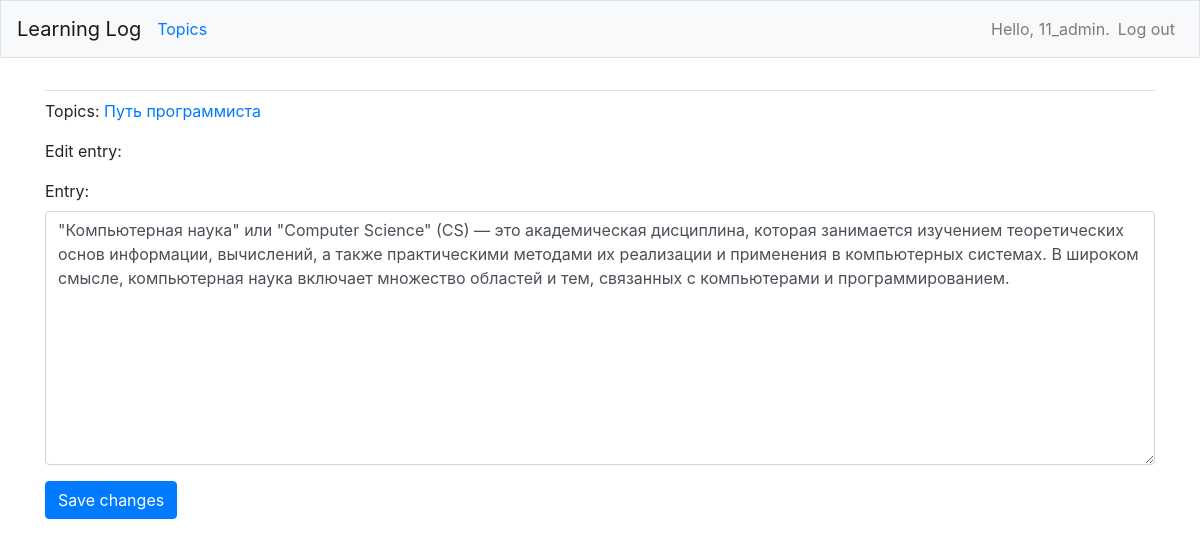
The app's page /edit_entry/5/ (signed in) with its own data.
### learning_logs/models.py (models this page shows, shortened)
class Topic(models.Model):
    text = models.CharField(max_length=200)
    date_added = models.DateTimeField(auto_now_add=True)
    owner = models.ForeignKey(User, on_delete=models.CASCADE)
    def __str__(self):
        return self.text

class Entry(models.Model):
    topic = models.ForeignKey(Topic, on_delete=models.CASCADE)
    text = models.TextField()
    date_added = models.DateTimeField(auto_now_add=True)
    class Meta:
        verbose_name_plural = 'entries'

### learning_logs/views.py (the view)
# urls.py: path('edit_entry/<int:entry_id>/', views.edit_entry, name='edit_entry'),
@login_required
def edit_entry(request, entry_id):
    entry = Entry.objects.get(id=entry_id)
    topic = entry.topic
    check_topic_owner(request, topic)
    if request.method != 'POST':
        form = EntryForm(instance=entry)
    else:
        form = EntryForm(instance=entry, data=request.POST)
        if form.is_valid():
            form.save()
            return redirect('learning_logs:topic', topic_id=topic.id)
    context = {'entry': entry, 'topic': topic, 'form': form}
    return render(request, 'learning_logs/edit_entry.html', context)

### learning_logs/forms.py
class EntryForm(forms.ModelForm):
    class Meta:
        model = Entry
        fields = ['text']
        labels = {'text': 'Entry:'}
        widgets = {'text': forms.Textarea(attrs={'cols': 80})}

### learning_logs/views.py (called while the page is built)
def check_topic_owner(request, topic):
    if topic.owner != request.user:
        raise Http404

### learning_logs/templates/learning_logs/edit_entry.html (shortened to what this page needs)
{% extends 'learning_logs/base.html' %}
{% load bootstrap4 %}
{% block content %}
<p>Topics: <a href="{% url 'learning_logs:topic' topic.id %}">{{ topic }}</a></p>
<p>Edit entry:</p>
<form action="{% url 'learning_logs:edit_entry' entry.id %}" method="post" class="form">
    {% bootstrap_form form %}
    {% buttons %}
        <button name="submit" class="btn btn-primary">Save changes</button>
    {% endbuttons %}
</form>
{% endblock content %}

### learning_logs/templates/learning_logs/base.html (shortened to what this page needs)
{% load bootstrap4 %}
<!doctype html>
<html lang="en">
    <head>
        {% bootstrap_css %}
    </head>
    <body>
        <nav class="navbar navbar-expand-md navbar-light bg-light mb-4 border">
            <a class="navbar-brand" href="{% url 'learning_logs:index' %}">
                Learning Log
            </a>
            <div class="collapse navbar-collapse" id="navbarCollapse">
                <ul class="navbar-nav mr-auto">
                    <li class="nav-item">
                        <a href="{% url 'learning_logs:topics' %}">Topics</a>
                    </li>
                </ul>
                <ul class="navbar-nav ml-auto">
                    {% if user.is_authenticated %}
                        <li class="nav-item">
                            <span class="navbar-text">Hello, {{ user.username }}.</span>
                        </li>
                        <li class="nav-item">
                            <a href="#" onclick="event.preventDefault(); document.getElementById('logout-form').submit();" class="nav-link">Log out</a>
                        </li>
                    {% endif %}
                </ul>
            </div>
        </nav>
        <main role="main" class="container">
            <div class="pb-2 mb-2 border-bottom">
            </div>
            <div>
                {% block content %}{% endblock content %}
            </div>
        </main>
    </body>
</html>

### records on screen
Topic: text "Путь программиста"
Entry: text "\"Компьютерная наука\" или \"Computer Science\" (CS) — это академическая дисциплина, которая занимается изучением теоретических основ информации, вычислений, а также практическими методами их реализации и применения в компьютерных системах. В широком смысле, компьютерная наука включает множество областей и тем, связанных с компьютерами и программированием."

### other values on screen
{{ user.username }} "11_admin"
